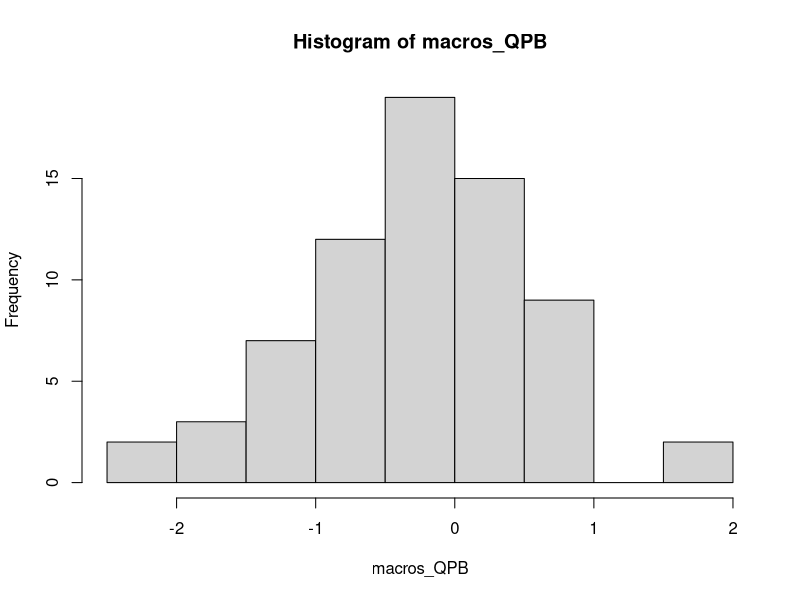

R code for this plot: (Note: this script raises an error after producing the figure.)














# cleans global environment
rm(list = ls())



# Create a data frame with Decapoda_QPA data (2017-01-01 to 2022-09-01)
macros_QPB <- c(0.095935375, 0.647728437, -0.197825743, -0.469378434, -1.063585667, 
                0.513448822, -0.430157721, -0.132906197, -2.119638341, 0.416040634, 
                0.759091842, 1.909426685, -1.686774259, -0.173728192, 1.748084406, 
                -0.356049749, -1.608812717, -1.877451187, -1.123304901, 0.010575526, 
                -0.222518356, -0.392417393, -1.138809088, -0.722981193, 0.235697317, 
                0.26298946, -0.915665536, -0.241446366, -0.430157721, -0.722981193, 
                -0.061250208, -2.078816347, -0.993627078, -0.765092678, -0.662963183, 
                -0.061250208, -0.966958831, -0.831784052, -1.154557445, -0.235097138, 
                0.30442665, 0.501400483, 0.086802892, -1.138809088, -1.078184466, 
                0.441832752, -0.294713744, 0.292176462, -0.003007521, -0.033590944, 
                -0.046091107, 0.132028763, 0.309954708, -0.797507196, -0.604135803, 
                -0.561118418, 0.072390496, 0.624797603, 0.708050586, -0.758286483, 
                0.540996501, 0.260283098, -0.262965045, 0.922875611, 0.787638024, 
                0.193272388, -1.020650747, -0.262965045, 0.348836496)



event <- seq(1, length(macros_QPB))
data <- data.frame(event, macros_QPB)


hist(macros_QPB)
shapiro.test(macros_QPB)

###########################################################################
# Linear model (mod.1) ----------------------------------------------------
# Create a linear model
mod.1 <- lm(macros_QPB ~ event, data = data)
# Print the summary of the linear model
summary(mod.1)

# Get R-squared value and p-value
r_squared_mod.1 <- summary(mod.1)$r.squared
p_value_mod.1 <- summary(mod.1)$coefficients[2, 4]
# Print R-squared value and p-values
cat("R-squar:", r_squared_mod.1, "\n")
cat("P-value:", p_value_mod.1, "\n")

# Create a ggplot
mod.1.plot <- ggplot(data, aes(x = event, y = macros_QPB)) +
  geom_point() +         # Scatter plot points
  geom_smooth(method = "lm", se = FALSE) +  # Trend line without confidence interval
  labs(title = "Canopy QPA and Trend Line",
       x = "Event",
       y = "Macroinvertebrates QPB") +
  theme_minimal()

mod.1.plot



###########################################################################
# Humped yield curve (mod.2) ----------------------------------------------
# Define the Nelson-Siegel function
nelson_siegel <- function(x, beta0, beta1, beta2, tau) {
  y <- beta0 + (beta1 + beta2) * (1 - exp(-x / tau)) / (x / tau) - beta2 * exp(-x / tau)
  return(y)
}

# Initial parameter values
start_params <- c(beta0 = 0.5, beta1 = -0.5, beta2 = 0.5, tau = 1)
# Fit the model using nlsLM
mod.2 <- nlsLM(macros_QPB ~ nelson_siegel(event, beta0, beta1, beta2, tau), 
               data = data, 
               start = start_params)

summary(mod.2)
# Extract R-squared and p-value
# Calculate the R-squared value manually
fitted_values <- fitted(mod.2)
observed_values <- data$macros_QPB
mean_observed <- mean(observed_values)
ss_total <- sum((observed_values - mean_observed)^2)
ss_residual <- sum((observed_values - fitted_values)^2)
r_square_mod.2 <- 1 - ss_residual / ss_total
pvalue_mod.2 <- summary(mod.2)$coefficients[4, 4]  # P-value for the 'tau' parameter

# Print R-squared value and p-values
cat("R-squared:", r_square_mod.2, "\n")
cat("P-value:", pvalue_mod.2, "\n")


# Calculate the predicted values from the model
predicted_values <- predict(mod.2, newdata = data.frame(event = event))

# Create a ggplot
mod.2.plot <- ggplot(data, aes(x = event, y = macros_QPB)) +
  geom_point(color = "blue") +
  geom_line(aes(y = predicted_values), color = "blue") +
  labs(title = "Macroinvertebrates QPA and Fitted Nelson-Siegel Curve",
       x = "Event",
       y = "Macoinvertebrates QPB") +
  theme_minimal()

mod.2.plot



###########################################################################
# Inverted Parabola Curve (mod. 3) ----------------------------------------
# Fit a quadratic regression model
mod.3 <- lm(macros_QPB ~ event + I(event^2), data=data)
# Get model summary
summary(mod.3)

# Extract R-squared value and p-value
r_squared.mod3 <- summary(mod.3)$r.squared
p_value.mod3 <- summary(mod.3)$coefficients[4]  # P-value for the quadratic term
# Display results
cat("R-squared:", r_squared.mod3, "\n")
cat("R-squared:", p_value.mod3, "\n")

# Create a new data frame for prediction
new_data <- data.frame(event = seq(1, length(macros_QPB), length.out = 100))

# Predict using the model
predictions <- predict(mod.3, newdata = new_data)

# Create a ggplot for visualization
mod.3.plot <- ggplot(data, aes(x = event, y = macros_QPB)) +
  geom_point() +
  geom_line(data = data.frame(event = new_data$event, macros_QPA = predictions), 
            aes(x = event, y = macros_QPA), color = "blue") +
  labs(title = "Inverted Parabolic Curve Fit",
       x = "Event",
       y = "Macros QPB") +
  theme_minimal()

mod.3.plot



###########################################################################
# Logistic curve (mod.4) --------------------------------------------------
# Define the logistic function
logistic_function <- function(x, A, B, C, D) {
  A + (B - A) / (1 + exp(-C * (x - D)))
}

# Try different starting parameter values
start_params <- list(A = -1, B = 1, C = 0.1, D = median(data$event))

# Fit the model using nls.lm algorithm
mod.4 <- nlsLM(macros_QPB ~ logistic_function(event, A, B, C, D),
               data = data,
               start = start_params)

# Check the summary of the model
summary(mod.4)


# Calculate residuals
residuals <- residuals(mod.4)
# Calculate R-squared value
ss_residuals <- sum(residuals^2)
ss_total <- sum((data$macros_QPB - mean(data$macros_QPB))^2)
r_squared <- 1 - (ss_residuals / ss_total)
# Print R-squared value
cat("R-squared:", sprintf("%.4f", r_squared), "\n")

# Generate predictions using the model
new_data <- data.frame(event = seq(1, length(macros_QPB), length.out = 100))
predictions <- predict(mod.4, newdata = new_data)

# Create a ggplot for visualization
mod.4.plot <- ggplot(data, aes(x = event, y = macros_QPB)) +
  geom_point() +
  geom_line(data = data.frame(event = new_data$event, macros_QPB = predictions), 
            aes(x = event, y = macros_QPB), color = "red") +
  labs(title = "Logistic Curve Fit",
       x = "Event",
       y = "Macros QPA") +
  theme_minimal()

mod.4.plot




###########################################################################
# Logarithmic curve (mod.5) -----------------------------------------------
# Fit a logarithmic curve model
mod.5 <- nls(macros_QPB ~ a * log(event) + b, data = data, start = list(a = 1, b = 1))

# Get summary of the model
summary(mod.5)

# Calculate R-squared manually
ss_total <- sum((data$macros_QPA - mean(data$macros_QPB))^2)
ss_residual <- sum(residuals(mod.5)^2)
r_squared <- 1 - (ss_residual / ss_total)

# Calculate p-values using t-distribution
coefs <- coef(mod.5)
std_errors <- sqrt(diag(vcov(mod.5)))
t_values <- coefs / std_errors
p_values <- 2 * (1 - pt(abs(t_values), df = length(data$event) - length(coefs)))

# Display results
cat("R-squared:", r_squared, "\n")
cat("Parameter estimates:\n")
print(coefs)
cat("Standard errors:\n")
print(std_errors)
cat("t-values:\n")
print(t_values)
cat("p-values:","\n")
print(p_values)


# Create a data frame with predicted values
pred_data <- data.frame(event = data$event, 
                        macros_QPB_pred = predict(mod.5, newdata = data))

# Create a ggplot
mod.5.plot <- ggplot(data, aes(x = event, y = macros_QPB)) +
  geom_point() +
  geom_line(data = pred_data, aes(x = event, y = macros_QPB_pred), color = "blue") +
  labs(title = "Logarithmic Curve Fitting",
       x = "Event",
       y = "Macroinvertebrados QPB") +
  theme_minimal()

mod.5.plot




###########################################################################
# Exponential curve (mod.6) -----------------------------------------------
# Define the exponential function
exponential <- function(x, A, B, C) {
  A * exp(B * x) + C
}

# Fit the exponential curve
mod.6 <- nls(macros_QPB ~ exponential(event, A, B, C), 
             data = data,
             start = list(A = 1, B = 0.1, C = 0))

# Get summary of the fitted model
fit_summary <- summary(mod.6)

# Calculate total sum of squares
total_ss <- sum((data$macros_QPB - mean(data$macros_QPB))^2)
# Calculate residual sum of squares
residual_ss <- sum(fit_summary$residuals^2)
# Calculate R-squared value
rsquared <- 1 - residual_ss / total_ss
# Extract p-values
p_values <- fit_summary$coefficients[, "Pr(>|t|)"]
# Print the results
cat("R-squared value:", rsquared, "\n")
cat("P-values for parameters:\n")
print(p_values)


# Create a new data frame for prediction
new_data <- data.frame(event = seq(1, length(macros_QPB), length.out = 100))
new_data$predicted <- predict(mod.6, newdata = new_data)

# Plot the data and fitted curve using ggplot2
mod.6.plot <- ggplot(data, aes(x = event, y = macros_QPB)) +
  geom_point() +
  geom_line(data = new_data, aes(x = event, y = predicted), color = "blue") +
  labs(x = "Event", y = "Macroinvertebrados QPB") +
  ggtitle("Exponential Curve Fitting") +
  theme_minimal()

mod.6.plot




###########################################################################
# Gompertz asymmetric sigmoid model curve (mod.7) -------------------------
# Gompertz function
gompertz_asymmetric <- function(x, A, b, c, d) {
  y = A * exp(-b * exp(-c * x)) + d
  return(y)
}

mod.7 <- nlsLM(macros_QPB ~ gompertz_asymmetric(event, A, b, c, d),
               data = data,
               start = list(A = 1, b = 1, c = 1, d = 0))

rss <- sum(residuals(mod.7)^2)
tss <- sum((data$macros_QPB - mean(data$macros_QPB))^2)
rsquared_mod.7 <- 1 - (rss / tss)
pvalue_mod.7 <- summary(mod.7)$coefficients[,"Pr(>|t|)"]["A"]

cat("R-squared value:", rsquared_mod.7, "\n")
cat("p-value value:", pvalue_mod.7, "\n")


curve_data <- data.frame(event = seq(1, length(macros_QPB), length.out = 100))
curve_data$predicted <- predict(mod.7, newdata = curve_data)

mod.7.plot <- ggplot(data, aes(x = event, y = macros_QPB)) +
  geom_point() +
  geom_line(data = curve_data, aes(x = event, y = predicted), color = "red") +
  labs(title = "Gompertz Asymmetric Sigmoid Model Fit",
       x = "Event", y = "Macroinvertebrates QPA") +
  theme_minimal()

mod.7.plot



###########################################################################
# Goniometric curve (mod.8) -----------------------------------------------
# Define the goniometric function
goniometric <- function(x, a, b, c, d) {
  a * sin(b * x + c) + d
}

# Fit the model using nonlinear least squares with adjusted initial values and different algorithm
mod.8 <- nls(macros_QPB ~ goniometric(event, a, b, c, d), 
             data = data,
             start = list(a = 1, b = 1, c = 0, d = mean(macros_QPB)),
             algorithm = "port")

# Extract coefficients
coefficients <- coef(mod.8)
# Print coefficients
print(coefficients)
# Calculate R-squared value
residuals <- residuals(mod.8)
SSR <- sum(residuals^2)
SST <- sum((data$macros_QPB - mean(data$macros_QPB))^2)
R_squared <- 1 - SSR / SST
cat("R-squared value:", R_squared, "\n")

# Calculate p-value
summary_fit <- summary(mod.8)
p_value.mod8 <- summary_fit$coefficients[4, "Pr(>|t|)"]
cat("p-value:", p_value.mod8, "\n")


# Generate predicted values from the fitted model
data$predicted <- predict(mod.8)

# Create a ggplot with the original data and fitted curve
mod.8.plot <- ggplot(data, aes(x = event, y = macros_QPB)) +
  geom_point() +
  geom_line(aes(y = predicted), color = "blue") +
  labs(title = "Fitted Goniometric Curve",
       x = "Event",
       y = "Macroinvertebrates QPB") +
  theme_minimal()

mod.8.plot

(mod.1.plot + mod.2.plot + mod.3.plot + mod.4.plot) /
  (mod.5.plot + mod.6.plot + mod.7.plot + mod.8.plot)





###########################################################################
# Goodness-of-fit diagnostics based on the log-likelihood -----------------
# Calculate log-likelihood for all models
log_likelihood_mod.1 <- sum(dnorm(data$macros_QPB, mean = fitted(mod.1), sd = sqrt(sum((data$macros_QPB - fitted(mod.1))^2) / (length(data$macros_QPB) - 2)), log = TRUE))
log_likelihood_mod.2 <- sum(dnorm(data$macros_QPB, mean = fitted(mod.2), sd = sqrt(sum((data$macros_QPB - fitted(mod.2))^2) / (length(data$macros_QPB) - 2)), log = TRUE))
log_likelihood_mod.3 <- sum(dnorm(data$macros_QPB, mean = fitted(mod.3), sd = sqrt(sum((data$macros_QPB - fitted(mod.3))^2) / (length(data$macros_QPB) - 2)), log = TRUE))
log_likelihood_mod.4 <- sum(dnorm(data$macros_QPB, mean = fitted(mod.4), sd = sqrt(sum((data$macros_QPB - fitted(mod.4))^2) / (length(data$macros_QPB) - 2)), log = TRUE))
log_likelihood_mod.5 <- sum(dnorm(data$macros_QPB, mean = fitted(mod.5), sd = sqrt(sum((data$macros_QPB - fitted(mod.5))^2) / (length(data$macros_QPB) - 2)), log = TRUE))
log_likelihood_mod.6 <- sum(dnorm(data$macros_QPB, mean = fitted(mod.6), sd = sqrt(sum((data$macros_QPB - fitted(mod.6))^2) / (length(data$macros_QPB) - 2)), log = TRUE))
log_likelihood_mod.7 <- sum(dnorm(data$macros_QPB, mean = fitted(mod.7), sd = sqrt(sum((data$macros_QPB - fitted(mod.7))^2) / (length(data$macros_QPB) - 2)), log = TRUE))
log_likelihood_mod.8 <- sum(dnorm(data$macros_QPB, mean = fitted(mod.8), sd = sqrt(sum((data$macros_QPB - fitted(mod.8))^2) / (length(data$macros_QPB) - 2)), log = TRUE))


# Calculate AIC and BIC for mod.1
aic_mod.1 <- -2 * log_likelihood_mod.1 + 2 * length(coef(mod.1))
bic_mod.1 <- -2 * log_likelihood_mod.1 + log(length(data$macros_QPB)) * length(coef(mod.1))

# Calculate AIC and BIC for mod.2
aic_mod.2 <- -2 * log_likelihood_mod.2 + 2 * length(coef(mod.2))
bic_mod.2 <- -2 * log_likelihood_mod.2 + log(length(data$macros_QPB)) * length(coef(mod.2))

# Calculate AIC and BIC for mod.3
aic_mod.3 <- -2 * log_likelihood_mod.3 + 2 * length(coef(mod.3))
bic_mod.3 <- -2 * log_likelihood_mod.3 + log(length(data$macros_QPB)) * length(coef(mod.3))

# Calculate AIC and BIC for mod.4
aic_mod.4 <- -2 * log_likelihood_mod.4 + 2 * length(coef(mod.4))
bic_mod.4 <- -2 * log_likelihood_mod.4 + log(length(data$macros_QPB)) * length(coef(mod.4))

# Calculate AIC and BIC for mod.5
aic_mod.5 <- -2 * log_likelihood_mod.5 + 2 * length(coef(mod.5))
bic_mod.5 <- -2 * log_likelihood_mod.5 + log(length(data$macros_QPB)) * length(coef(mod.5))

# Calculate AIC and BIC for mod.6
aic_mod.6 <- -2 * log_likelihood_mod.6 + 2 * length(coef(mod.6))
bic_mod.6 <- -2 * log_likelihood_mod.6 + log(length(data$macros_QPB)) * length(coef(mod.6))

# Calculate AIC and BIC for mod.7
aic_mod.7 <- -2 * log_likelihood_mod.7 + 2 * length(coef(mod.7))
bic_mod.7 <- -2 * log_likelihood_mod.7 + log(length(data$macros_QPB)) * length(coef(mod.7))

# Calculate AIC and BIC for mod.8
aic_mod.8 <- -2 * log_likelihood_mod.8 + 2 * length(coef(mod.8))
bic_mod.8 <- -2 * log_likelihood_mod.8 + log(length(data$macros_QPB)) * length(coef(mod.8))


# Compare log-likelihoods, AIC, and BIC
cat("Log-Likelihood Mod.1:", log_likelihood_mod.1, "\n")
cat("Log-Likelihood Mod.2:", log_likelihood_mod.2, "\n")
cat("Log-Likelihood Mod.3:", log_likelihood_mod.3, "\n")
cat("Log-Likelihood Mod.4:", log_likelihood_mod.4, "\n")
cat("Log-Likelihood Mod.5:", log_likelihood_mod.5, "\n")
cat("Log-Likelihood Mod.6:", log_likelihood_mod.6, "\n")
cat("Log-Likelihood Mod.7:", log_likelihood_mod.7, "\n")
cat("Log-Likelihood Mod.8:", log_likelihood_mod.8, "\n")

cat("AIC Mod.1:", aic_mod.1, "\n")
cat("AIC Mod.2:", aic_mod.2, "\n") # Humped yield curve  
cat("AIC Mod.3:", aic_mod.3, "\n")
cat("AIC Mod.4:", aic_mod.4, "\n")
cat("AIC Mod.5:", aic_mod.5, "\n")
cat("AIC Mod.6:", aic_mod.6, "\n")
cat("AIC Mod.7:", aic_mod.7, "\n")
cat("AIC Mod.8:", aic_mod.8, "\n")

cat("BIC Mod.1:", bic_mod.1, "\n")
cat("BIC Mod.2:", bic_mod.2, "\n") # Humped yield curve 
cat("BIC Mod.3:", bic_mod.3, "\n")
cat("BIC Mod.4:", bic_mod.4, "\n")
cat("BIC Mod.5:", bic_mod.5, "\n")
cat("BIC Mod.6:", bic_mod.6, "\n")
cat("BIC Mod.7:", bic_mod.7, "\n")
cat("BIC Mod.8:", bic_mod.8, "\n")

